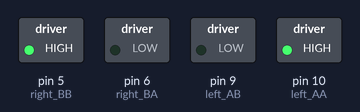
Recording of a sketch running on a simulated Arduino Uno, built with avr-gcc and run on an emulated ATmega328P. Shown: switched loads named in the sketch (green lamp = pin HIGH).

Above: at 0.1 s.
Timing chart, 0 to 1.6 s (numbered marks = the images above):
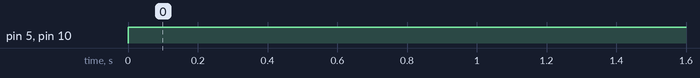

Measured:
- by itself, pin 5 (right_BB), pin 10 (left_AA): LOW → HIGH at 0.00 s

The sketch:

testSpeed.ino
```cpp
int speed = 120;

// Pins for Motor B
const int right_BB = 5;
const int right_BA = 6;

// Pins for Motor A
const int left_AB = 9;
const int left_AA = 10;

void setup() {
  // put your setup code here, to run once:
  Serial.begin(9600);

  // Setup pins -----
  // Motors
  pinMode(right_BB, OUTPUT);
  pinMode(right_BA, OUTPUT);
  pinMode(left_AB, OUTPUT);
  pinMode(left_AA, OUTPUT);
}

void loop() {
  // put your main code here, to run repeatedly:

    digitalWrite(right_BB,HIGH);
    digitalWrite(right_BA,LOW);
    digitalWrite(left_AB,LOW);
    digitalWrite(left_AA,HIGH);

//  while(speed>=0){
//    Serial.print("Trying speed:");
//    Serial.print(speed,DEC);
//    Serial.print("\n");
//    analogWrite(right_BB,LOW);
//    analogWrite(right_BA,speed);
//    analogWrite(left_AB,speed);
//    analogWrite(left_AA,LOW);
//    delay(500);
//    speed--;
//  }
}
```
